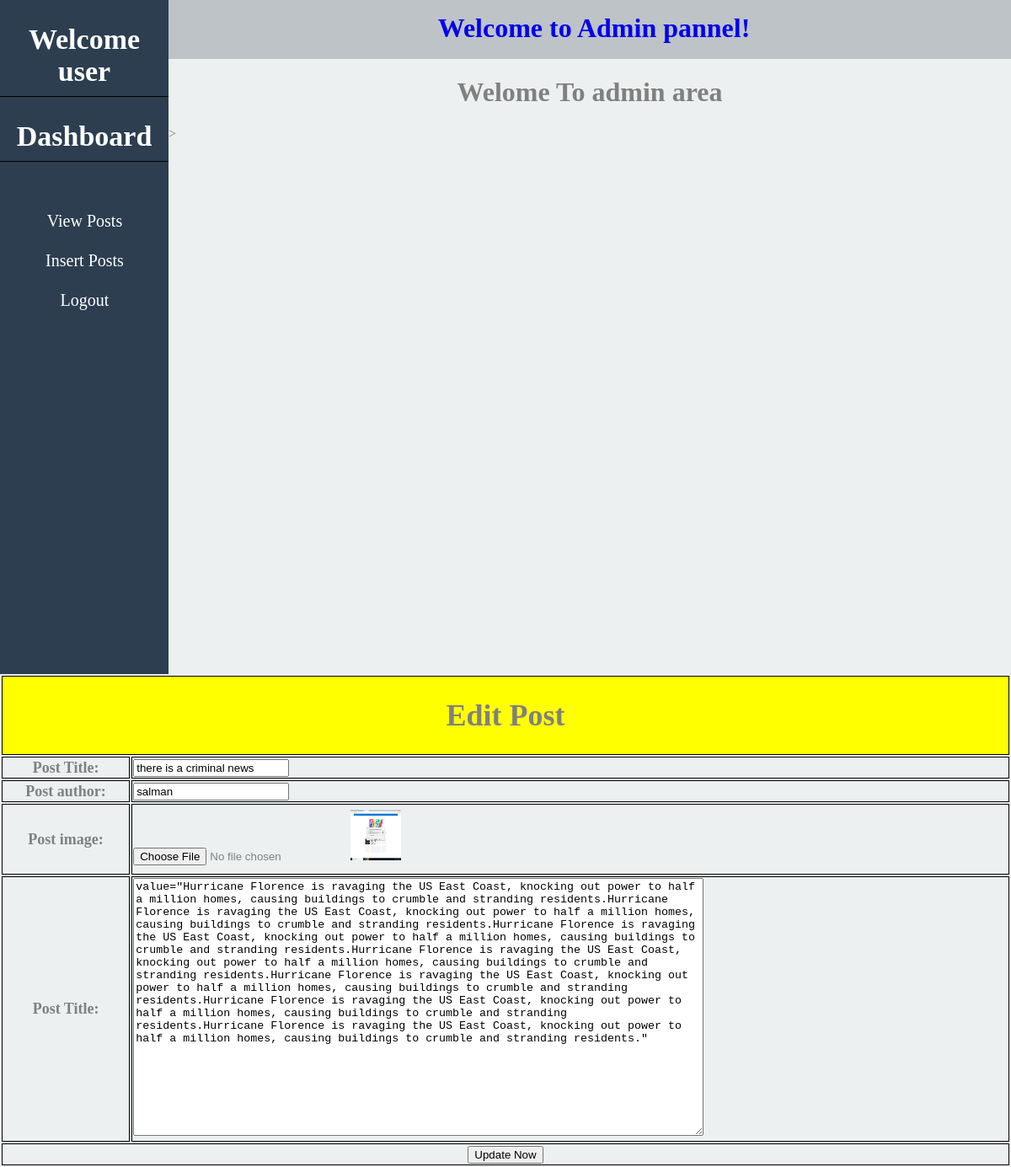
/admin/edit.php?edit=2 (signed in), run on the app's committed database.
### tables this page shows
CREATE TABLE `posts` (
  `post_id` int(11) NOT NULL,
  `post_title` varchar(100) NOT NULL,
  `post_date` date NOT NULL,
  `post_author` varchar(100) NOT NULL,
  `post_image` varchar(150) NOT NULL,
  `post_content` longtext NOT NULL
);

### admin/edit.php (the view, shortened to what this page needs)
<?php
 if(isset($_SESSION['user_name'])){
?>
<?php
include "index.php";
include "../config/connect.php";
$edit_id = @$_GET['edit'];
$sql = "SELECT * FROM `posts` WHERE `post_id` = '$edit_id'";
$status = mysqli_query($con, $sql);
if ($status) {
	while ($data = mysqli_fetch_assoc($status)) {
		$id = $data['post_id'];
		$title = $data['post_title'];
		$author = $data['post_author'];
		$image = $data['post_image'];
		$content = $data['post_content'];
		?>
<!DOCTYPE html>
<html>
<head>
</head>
<body>
 <div class="form">
		<form action="edit.php?edit_form=<?php echo $id; ?>" method="POST" enctype="multipart/form-data">
			<table align="center" width="1200px" style="margin-top: 50px;">
				<tr style="background: yellow;text-align: center;font-size: 20px;">
					<td colspan="2"><h1>Edit Post</h1></td>
				</tr>
				<tr>
					<td style="text-align: center;">Post Title:</td>
					<td><input type="text" name="title" placeholder="Enter title" value="<?php echo $title; ?>"></td>
				</tr>
				<tr>
					<td style="text-align: center;">Post author:</td>
					<td><input type="text" name="author" placeholder="author name" value="<?php echo $author; ?>"></td>
				</tr>
				<tr>
					<td style="text-align: center;">Post image:</td>
					<td style="padding-bottom: 10px; padding-top: 6px;"><input type="file" name="image" value="<?php echo $image; ?>">
						<image src="../images/<?php echo $image; ?>" width="60px" height="60px">
					</td>
				</tr>
				<tr>
					<td style="text-align: center;">Post Title:</td>
					<td>
						<textarea name="content" cols="82" rows="20" placeholder="  Write Post">value="<?php echo $content; ?>"</textarea>
					</td>
				</tr>
				<tr>
					<td colspan="2">
						<center>
							<input type="submit" name="update" value="Update Now">
						</center>
					</td>
				</tr>
			<?php
}
}
?>
			</table>
		</form>
	</div>
</body>
</html>
<?php
}
?>

### admin/css/admin_style.css (style rules this page uses)
body { color: gray; padding: 0; margin: 0; background: #ecf0f1; }
.table, th, td { border: 1px solid black; border-collapse: collapse; font-size: 18px; font-weight: bold; }

### data on the page
posts: title "there is a criminal news", author "salman", post_image (picture), content "value=\"Hurricane Florence is ravaging the US East Coast, knocking out power to half a million homes, causing buildings to crumble and stranding residents.Hurricane Florence is ravaging the US East Coast, knocking out power to half a million homes, causing buildings to crumble and stranding residents.Hurricane Florence is ravaging the US East Coast, knocking out power to half a million homes, causing buildings to crumble and stranding residents.Hurricane Florence is ravaging the US East Coast, knocking out power to half a million homes, causing buildings to crumble and stranding residents.Hurricane Florence is ravaging the US East Coast, knocking out power to half a million homes, causing…"

### other printed values
$_SESSION['user_name'] "user"
